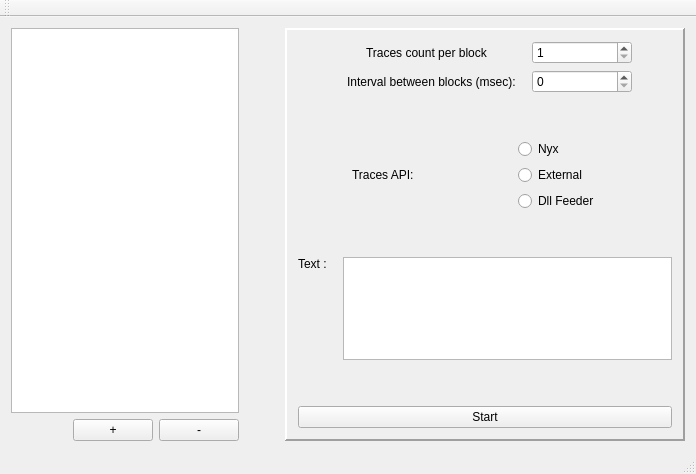
<?xml version="1.0" encoding="UTF-8"?>
<ui version="4.0">
 <class>CTraceViewerFeederClass</class>
 <widget class="QMainWindow" name="CTraceViewerFeederClass">
  <property name="geometry">
   <rect>
    <x>0</x>
    <y>0</y>
    <width>696</width>
    <height>474</height>
   </rect>
  </property>
  <property name="windowTitle">
   <string>CTraceViewerFeeder</string>
  </property>
  <widget class="QWidget" name="centralWidget">
   <layout class="QGridLayout" name="gridLayout_2">
    <item row="0" column="0">
     <layout class="QGridLayout" name="gridLayout">
      <property name="sizeConstraint">
       <enum>QLayout::SetNoConstraint</enum>
      </property>
      <item row="0" column="0">
       <layout class="QHBoxLayout" name="horizontalLayout">
        <item>
         <layout class="QVBoxLayout" name="verticalLayout_4">
          <item>
           <widget class="QListWidget" name="ChannelsName">
            <property name="minimumSize">
             <size>
              <width>200</width>
              <height>0</height>
             </size>
            </property>
            <property name="editTriggers">
             <set>QAbstractItemView::EditKeyPressed|QAbstractItemView::SelectedClicked</set>
            </property>
           </widget>
          </item>
          <item>
           <layout class="QHBoxLayout" name="horizontalLayout_5">
            <item>
             <spacer name="horizontalSpacer_9">
              <property name="orientation">
               <enum>Qt::Horizontal</enum>
              </property>
              <property name="sizeHint" stdset="0">
               <size>
                <width>40</width>
                <height>20</height>
               </size>
              </property>
             </spacer>
            </item>
            <item>
             <widget class="QPushButton" name="btnAddChannel">
              <property name="text">
               <string>+</string>
              </property>
              <property name="flat">
               <bool>false</bool>
              </property>
             </widget>
            </item>
            <item>
             <widget class="QPushButton" name="btnRemoveChannel">
              <property name="text">
               <string>-</string>
              </property>
             </widget>
            </item>
           </layout>
          </item>
         </layout>
        </item>
        <item>
         <spacer name="horizontalSpacer">
          <property name="orientation">
           <enum>Qt::Horizontal</enum>
          </property>
          <property name="sizeType">
           <enum>QSizePolicy::Fixed</enum>
          </property>
          <property name="sizeHint" stdset="0">
           <size>
            <width>40</width>
            <height>20</height>
           </size>
          </property>
         </spacer>
        </item>
        <item>
         <widget class="QFrame" name="frame">
          <property name="sizePolicy">
           <sizepolicy hsizetype="Expanding" vsizetype="Expanding">
            <horstretch>0</horstretch>
            <verstretch>0</verstretch>
           </sizepolicy>
          </property>
          <property name="minimumSize">
           <size>
            <width>400</width>
            <height>0</height>
           </size>
          </property>
          <property name="baseSize">
           <size>
            <width>200</width>
            <height>200</height>
           </size>
          </property>
          <property name="frameShape">
           <enum>QFrame::Panel</enum>
          </property>
          <property name="frameShadow">
           <enum>QFrame::Raised</enum>
          </property>
          <property name="lineWidth">
           <number>2</number>
          </property>
          <property name="midLineWidth">
           <number>2</number>
          </property>
          <layout class="QVBoxLayout" name="verticalLayout_2">
           <item>
            <layout class="QVBoxLayout" name="verticalLayout">
             <item>
              <layout class="QHBoxLayout" name="horizontalLayout_2">
               <item>
                <spacer name="horizontalSpacer_4">
                 <property name="orientation">
                  <enum>Qt::Horizontal</enum>
                 </property>
                 <property name="sizeType">
                  <enum>QSizePolicy::Expanding</enum>
                 </property>
                 <property name="sizeHint" stdset="0">
                  <size>
                   <width>10</width>
                   <height>20</height>
                  </size>
                 </property>
                </spacer>
               </item>
               <item>
                <widget class="QLabel" name="label">
                 <property name="minimumSize">
                  <size>
                   <width>150</width>
                   <height>0</height>
                  </size>
                 </property>
                 <property name="text">
                  <string>Traces count per block</string>
                 </property>
                </widget>
               </item>
               <item>
                <spacer name="horizontalSpacer_2">
                 <property name="orientation">
                  <enum>Qt::Horizontal</enum>
                 </property>
                 <property name="sizeType">
                  <enum>QSizePolicy::Fixed</enum>
                 </property>
                 <property name="sizeHint" stdset="0">
                  <size>
                   <width>10</width>
                   <height>20</height>
                  </size>
                 </property>
                </spacer>
               </item>
               <item>
                <widget class="QSpinBox" name="TracesPerBlockSpinBox">
                 <property name="minimumSize">
                  <size>
                   <width>100</width>
                   <height>0</height>
                  </size>
                 </property>
                 <property name="minimum">
                  <number>1</number>
                 </property>
                 <property name="maximum">
                  <number>100000</number>
                 </property>
                </widget>
               </item>
               <item>
                <spacer name="horizontalSpacer_3">
                 <property name="orientation">
                  <enum>Qt::Horizontal</enum>
                 </property>
                 <property name="sizeType">
                  <enum>QSizePolicy::Fixed</enum>
                 </property>
                 <property name="sizeHint" stdset="0">
                  <size>
                   <width>40</width>
                   <height>20</height>
                  </size>
                 </property>
                </spacer>
               </item>
              </layout>
             </item>
             <item>
              <spacer name="verticalSpacer_4">
               <property name="orientation">
                <enum>Qt::Vertical</enum>
               </property>
               <property name="sizeHint" stdset="0">
                <size>
                 <width>20</width>
                 <height>40</height>
                </size>
               </property>
              </spacer>
             </item>
             <item>
              <layout class="QHBoxLayout" name="horizontalLayout_7">
               <item>
                <spacer name="horizontalSpacer_10">
                 <property name="orientation">
                  <enum>Qt::Horizontal</enum>
                 </property>
                 <property name="sizeType">
                  <enum>QSizePolicy::Expanding</enum>
                 </property>
                 <property name="sizeHint" stdset="0">
                  <size>
                   <width>10</width>
                   <height>20</height>
                  </size>
                 </property>
                </spacer>
               </item>
               <item>
                <widget class="QLabel" name="label_4">
                 <property name="text">
                  <string>Interval between blocks (msec):</string>
                 </property>
                </widget>
               </item>
               <item>
                <spacer name="horizontalSpacer_11">
                 <property name="orientation">
                  <enum>Qt::Horizontal</enum>
                 </property>
                 <property name="sizeType">
                  <enum>QSizePolicy::Fixed</enum>
                 </property>
                 <property name="sizeHint" stdset="0">
                  <size>
                   <width>10</width>
                   <height>20</height>
                  </size>
                 </property>
                </spacer>
               </item>
               <item>
                <widget class="QSpinBox" name="IntervalBetweenBlocksSpinBox">
                 <property name="minimumSize">
                  <size>
                   <width>100</width>
                   <height>0</height>
                  </size>
                 </property>
                 <property name="maximum">
                  <number>9999999</number>
                 </property>
                </widget>
               </item>
               <item>
                <spacer name="horizontalSpacer_12">
                 <property name="orientation">
                  <enum>Qt::Horizontal</enum>
                 </property>
                 <property name="sizeType">
                  <enum>QSizePolicy::Fixed</enum>
                 </property>
                 <property name="sizeHint" stdset="0">
                  <size>
                   <width>40</width>
                   <height>20</height>
                  </size>
                 </property>
                </spacer>
               </item>
              </layout>
             </item>
             <item>
              <spacer name="verticalSpacer">
               <property name="orientation">
                <enum>Qt::Vertical</enum>
               </property>
               <property name="sizeType">
                <enum>QSizePolicy::Fixed</enum>
               </property>
               <property name="sizeHint" stdset="0">
                <size>
                 <width>20</width>
                 <height>40</height>
                </size>
               </property>
              </spacer>
             </item>
             <item>
              <layout class="QHBoxLayout" name="horizontalLayout_3">
               <item>
                <spacer name="horizontalSpacer_5">
                 <property name="orientation">
                  <enum>Qt::Horizontal</enum>
                 </property>
                 <property name="sizeHint" stdset="0">
                  <size>
                   <width>10</width>
                   <height>20</height>
                  </size>
                 </property>
                </spacer>
               </item>
               <item>
                <widget class="QLabel" name="label_2">
                 <property name="minimumSize">
                  <size>
                   <width>150</width>
                   <height>0</height>
                  </size>
                 </property>
                 <property name="text">
                  <string>Traces API:</string>
                 </property>
                </widget>
               </item>
               <item>
                <spacer name="horizontalSpacer_7">
                 <property name="orientation">
                  <enum>Qt::Horizontal</enum>
                 </property>
                 <property name="sizeType">
                  <enum>QSizePolicy::Fixed</enum>
                 </property>
                 <property name="sizeHint" stdset="0">
                  <size>
                   <width>10</width>
                   <height>20</height>
                  </size>
                 </property>
                </spacer>
               </item>
               <item>
                <layout class="QVBoxLayout" name="verticalLayout_3">
                 <item>
                  <widget class="QRadioButton" name="btnNyxAPISource">
                   <property name="minimumSize">
                    <size>
                     <width>100</width>
                     <height>0</height>
                    </size>
                   </property>
                   <property name="text">
                    <string>Nyx</string>
                   </property>
                  </widget>
                 </item>
                 <item>
                  <widget class="QRadioButton" name="btnExternalAPISource">
                   <property name="minimumSize">
                    <size>
                     <width>100</width>
                     <height>0</height>
                    </size>
                   </property>
                   <property name="text">
                    <string>External</string>
                   </property>
                  </widget>
                 </item>
                 <item>
                  <widget class="QRadioButton" name="btnDllSource">
                   <property name="text">
                    <string>Dll Feeder</string>
                   </property>
                  </widget>
                 </item>
                </layout>
               </item>
               <item>
                <spacer name="horizontalSpacer_6">
                 <property name="orientation">
                  <enum>Qt::Horizontal</enum>
                 </property>
                 <property name="sizeHint" stdset="0">
                  <size>
                   <width>10</width>
                   <height>20</height>
                  </size>
                 </property>
                </spacer>
               </item>
              </layout>
             </item>
             <item>
              <spacer name="verticalSpacer_2">
               <property name="orientation">
                <enum>Qt::Vertical</enum>
               </property>
               <property name="sizeType">
                <enum>QSizePolicy::Fixed</enum>
               </property>
               <property name="sizeHint" stdset="0">
                <size>
                 <width>20</width>
                 <height>40</height>
                </size>
               </property>
              </spacer>
             </item>
             <item>
              <layout class="QHBoxLayout" name="horizontalLayout_4">
               <item>
                <widget class="QLabel" name="label_3">
                 <property name="text">
                  <string>Text :</string>
                 </property>
                 <property name="alignment">
                  <set>Qt::AlignLeading|Qt::AlignLeft|Qt::AlignTop</set>
                 </property>
                </widget>
               </item>
               <item>
                <spacer name="horizontalSpacer_8">
                 <property name="orientation">
                  <enum>Qt::Horizontal</enum>
                 </property>
                 <property name="sizeType">
                  <enum>QSizePolicy::Fixed</enum>
                 </property>
                 <property name="sizeHint" stdset="0">
                  <size>
                   <width>10</width>
                   <height>20</height>
                  </size>
                 </property>
                </spacer>
               </item>
               <item>
                <widget class="QPlainTextEdit" name="editTraceText">
                 <property name="maximumSize">
                  <size>
                   <width>16777215</width>
                   <height>16777215</height>
                  </size>
                 </property>
                </widget>
               </item>
              </layout>
             </item>
             <item>
              <spacer name="verticalSpacer_3">
               <property name="orientation">
                <enum>Qt::Vertical</enum>
               </property>
               <property name="sizeType">
                <enum>QSizePolicy::Fixed</enum>
               </property>
               <property name="sizeHint" stdset="0">
                <size>
                 <width>20</width>
                 <height>40</height>
                </size>
               </property>
              </spacer>
             </item>
             <item>
              <layout class="QHBoxLayout" name="horizontalLayout_6">
               <item>
                <widget class="QPushButton" name="btnStartStop">
                 <property name="text">
                  <string>Start</string>
                 </property>
                </widget>
               </item>
              </layout>
             </item>
            </layout>
           </item>
          </layout>
         </widget>
        </item>
       </layout>
      </item>
     </layout>
    </item>
   </layout>
  </widget>
  <widget class="QMenuBar" name="menuBar">
   <property name="geometry">
    <rect>
     <x>0</x>
     <y>0</y>
     <width>696</width>
     <height>21</height>
    </rect>
   </property>
  </widget>
  <widget class="QToolBar" name="mainToolBar">
   <attribute name="toolBarArea">
    <enum>TopToolBarArea</enum>
   </attribute>
   <attribute name="toolBarBreak">
    <bool>false</bool>
   </attribute>
  </widget>
  <widget class="QStatusBar" name="statusBar"/>
 </widget>
 <layoutdefault spacing="6" margin="11"/>
 <resources>
  <include location="TraceViewerFeeder.qrc"/>
 </resources>
 <connections/>
</ui>
